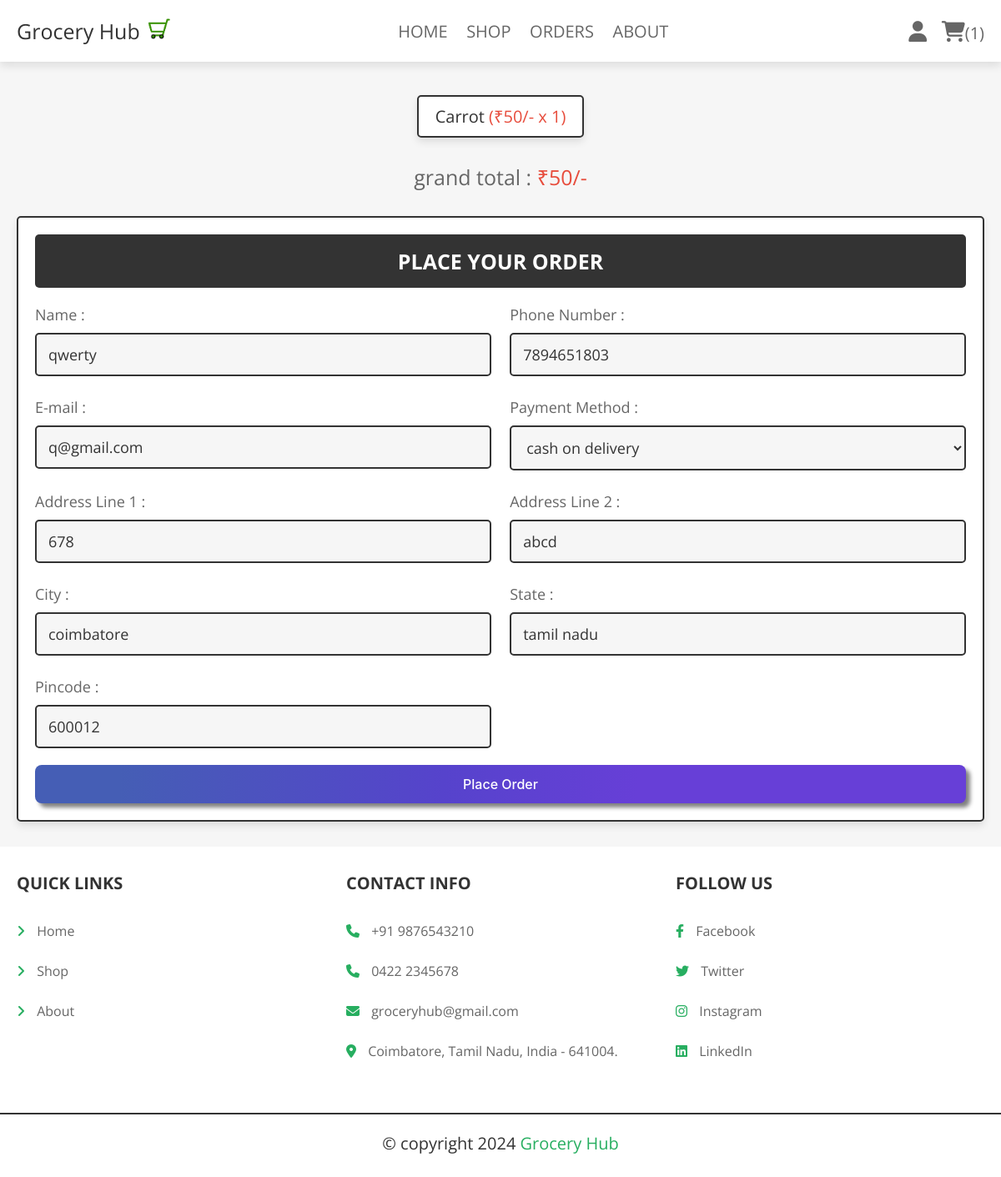
The page /checkout.php (signed in) on the database its author committed.
### tables this page shows
CREATE TABLE `cart` (
  `id` int(100) NOT NULL,
  `user_id` int(100) NOT NULL,
  `pid` int(100) NOT NULL,
  `name` varchar(100) NOT NULL,
  `price` int(100) NOT NULL,
  `quantity` int(100) NOT NULL,
  `image` varchar(100) NOT NULL
);

CREATE TABLE `users` (
  `id` int(100) NOT NULL,
  `name` varchar(100) NOT NULL,
  `email` varchar(100) NOT NULL,
  `password` varchar(100) NOT NULL,
  `user_type` varchar(20) NOT NULL DEFAULT 'user',
  `addr1` varchar(200) DEFAULT NULL,
  `addr2` varchar(100) DEFAULT NULL,
  `city` varchar(50) DEFAULT NULL,
  `state` varchar(50) DEFAULT NULL,
  `pincode` int(50) DEFAULT NULL,
  `phone` bigint(25) DEFAULT NULL
);

### checkout.php (the view, shortened to what this page needs)
<?php
@include 'config.php';
$user_id = $_SESSION['user_id'];
?>
<!DOCTYPE html>
<html lang="en">
<head>
   <link rel="stylesheet" href="https://cdnjs.cloudflare.com/ajax/libs/font-awesome/6.1.1/css/all.min.css">
   <link rel="stylesheet" href="css/style.css">
</head>
<body>
<?php include 'header.php'; ?>
<section class="display-orders">
   <?php
      $cart_grand_total = 0;
      $select_cart_items = $conn->prepare("SELECT * FROM `cart` WHERE user_id = ?");
      $select_cart_items->execute([$user_id]);
      if($select_cart_items->rowCount() > 0){
         while($fetch_cart_items = $select_cart_items->fetch(PDO::FETCH_ASSOC)){
            $cart_total_price = ($fetch_cart_items['price'] * $fetch_cart_items['quantity']);
            $cart_grand_total += $cart_total_price;
   ?>
   <p> <?= $fetch_cart_items['name']; ?> <span>(<?= '₹'.$fetch_cart_items['price'].'/- x '. $fetch_cart_items['quantity']; ?>)</span> </p>
   <?php
    }
   }else{
      echo '<p class="empty">your cart is empty!</p>';
   }
   ?>
   <div class="grand-total">grand total : <span>₹<?= $cart_grand_total; ?>/-</span></div>
</section>
<section class="checkout-orders">
   <form action="" method="POST">
      <h3>Place your order</h3>
      <div class="flex">
         <div class="inputBox">
            <span>Name :</span>
            <input type="text" name="name" value="<?= $fetch_profile['name']; ?>" placeholder="Enter your name" class="box" required>
         </div>
         <div class="inputBox">
            <span>Phone Number :</span>
            <input type="text" name="number" value="<?= $fetch_profile['phone']; ?>" placeholder="Enter your phone number" class="box" required>
         </div>
         <div class="inputBox">
            <span>E-mail :</span>
            <input type="email" name="email" value="<?= $fetch_profile['email']; ?>" placeholder="Enter your e-mail" class="box" required>
         </div>
         <div class="inputBox">
            <span>Payment Method :</span>
            <select name="method" class="box" required>
               <option value="cash on delivery">cash on delivery</option>
            </select>
         </div>
         <div class="inputBox">
            <span>Address Line 1 :</span>
            <input type="text" name="flat" value="<?= $fetch_profile['addr1']; ?>" placeholder="e.g. Flat Number" class="box" required>
         </div>
         <div class="inputBox">
            <span>Address Line 2 :</span>
            <input type="text" name="street" value="<?= $fetch_profile['addr2']; ?>" placeholder="e.g. Street Name" class="box" required>
         </div>
         <div class="inputBox">
            <span>City :</span>
            <input type="text" name="city" value="<?= $fetch_profile['city']; ?>" placeholder="e.g. Mumbai" class="box" required>
         </div>
         <div class="inputBox">
            <span>State :</span>
            <input type="text" name="state" value="<?= $fetch_profile['state']; ?>" placeholder="e.g. Maharashtra" class="box" required>
         </div>
         <div class="inputBox">
            <span>Pincode :</span>
            <input type="text" min="0" name="pin_code" value="<?= $fetch_profile['pincode']; ?>" placeholder="e.g. 123456" class="box" required>
         </div>
      </div>
      <input type="submit" name="order" class="btn <?= ($cart_grand_total > 1)?'':'disabled'; ?>" value="Place Order">
   </form>
</section>
<?php include 'footer.php'; ?>
</body>
</html>

### css/style.css (style rules this page uses)
.display-orders { text-align: center; padding-bottom: 0; }
.display-orders p { display: inline-block; padding:1rem 2rem; margin:1rem .5rem; font-size: 2rem; text-align: center; border:var(--border); background-color: var(--white); box-shadow: var(--box-shadow); border-radius: .5rem; }
.display-orders p span { color:var(--red); }
.display-orders .grand-total { margin-top: 2rem; font-size: 2.5rem; color:var(--light-color); }
.display-orders .grand-total span { color:var(--red); }
.checkout-orders form { padding:2rem; border:var(--border); background-color: var(--white); box-shadow: var(--box-shadow); border-radius: .5rem; }
.checkout-orders form h3 { border-radius: .5rem; background-color: var(--black); color:var(--white); padding:1.5rem 1rem; text-align: center; text-transform: uppercase; margin-bottom: 2rem; font-size: 2.5rem; }
.checkout-orders form .flex { display: flex; flex-wrap: wrap; gap:1.5rem; justify-content: space-between; }
.checkout-orders form .flex .inputBox { width: 49%; }
.checkout-orders form .flex .inputBox .box { width: 100%; border:var(--border); border-radius: .5rem; font-size: 1.8rem; color:var(--black); padding:1.2rem 1.4rem; margin:1rem 0; background-color: var(--light-bg); }
.checkout-orders form .flex .inputBox span { font-size: 1.8rem; color:var(--light-color); }

### css/components.css (style rules this page uses)
:root { --green:#27ae60; --orange:#f39c12; --red:#e74c3c; --black:#333; --light-color:#666; --white:#fff; --light-bg:#f6f6f6; --border:.2rem solid var(--black); --color-1:#B0C4DE; --color-2: #E1EBEE; --box-shadow:0 .5rem 1rem rgba(0,0,0,.1); }
* { font-family: 'Open Sans', sans-serif; margin:0; padding:0; box-sizing: border-box; outline: none; border:none; text-decoration: none; color:var(--black); }
body { background-color: var(--light-bg); }
html { font-size: 62.5%; overflow-x: hidden; scroll-behavior: smooth; scroll-padding-top: 6.5rem; }
section { padding:3rem 2rem; max-width: 1200px; margin:0 auto; }
.btn, .delete-btn, .option-btn { display: block; width: 100%; margin-top: 1rem; border-radius: .5rem; padding:1.3rem 3rem; text-transform: capitalize; cursor: pointer; text-align: center; border-radius: 8px; border-style: none; box-sizing: border-box; color: #FFFFFF; cursor: pointer; flex-shrink: 0; font-family: "Inter UI","SF Pro Display",-apple-system,BlinkMacSystemFont,"Segoe UI",Roboto,Oxygen,Ubuntu,Cantarell,"Open Sans","Helvetica Neue",sans-serif; font-size: 16px; font-weight: 500; box-shadow: 5px 5px 5px gray; user-select: none; -webkit-user-select: none; touch-action: manipulation; }
.btn { background-image: linear-gradient(92.88deg, #455EB5 9.16%, #5643CC 43.89%, #673FD7 64.72%); }

### rows shown on the page
cart: name "Carrot", price "50", quantity "1"
users: name "qwerty", number "7894651803", email "q@gmail.com", flat "678", street "abcd", city "coimbatore", state "tamil nadu", pin_code "600012"

### other values the page prints
$count_cart_items->rowCount() "1"
$cart_grand_total "50"
